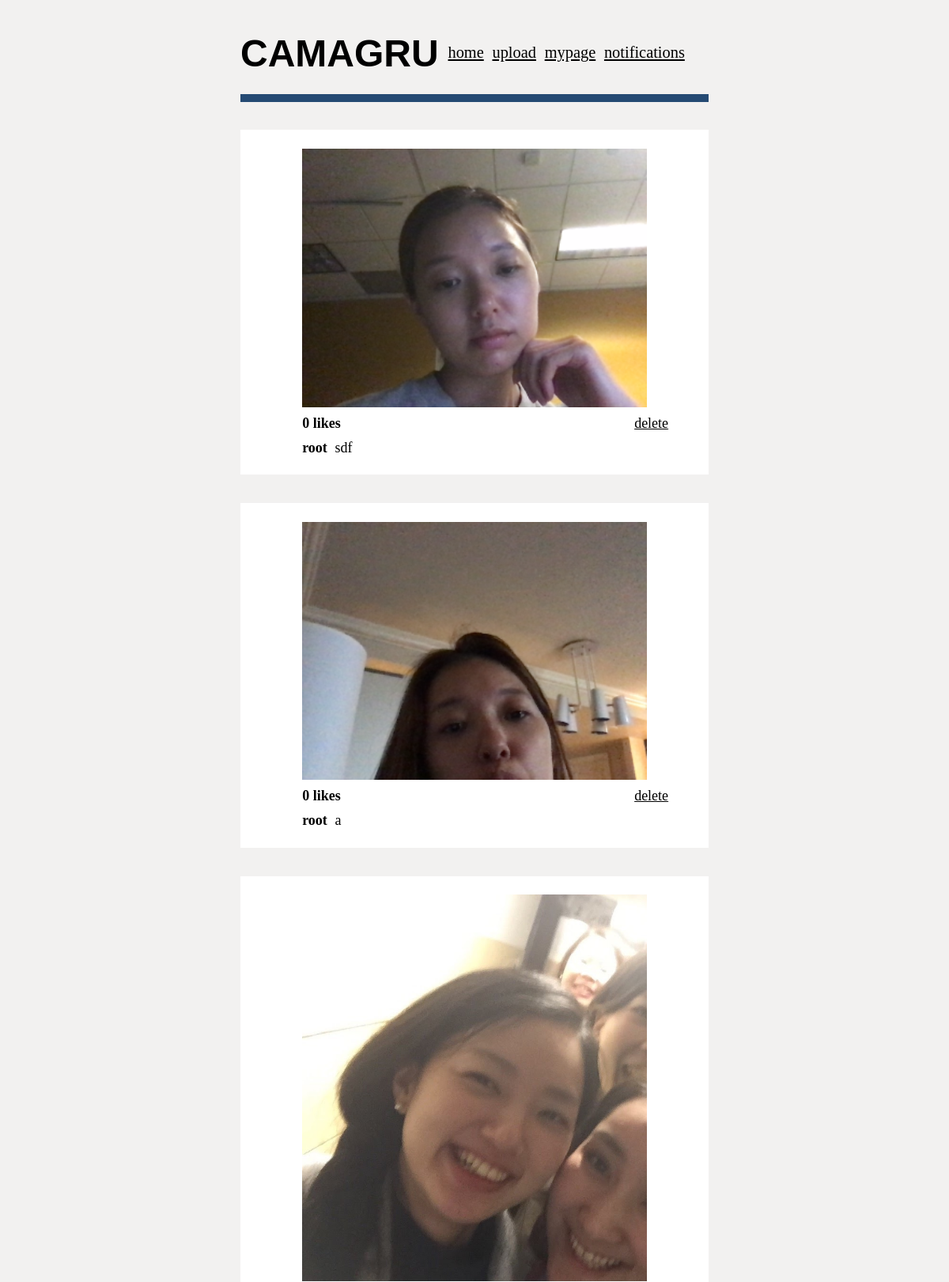
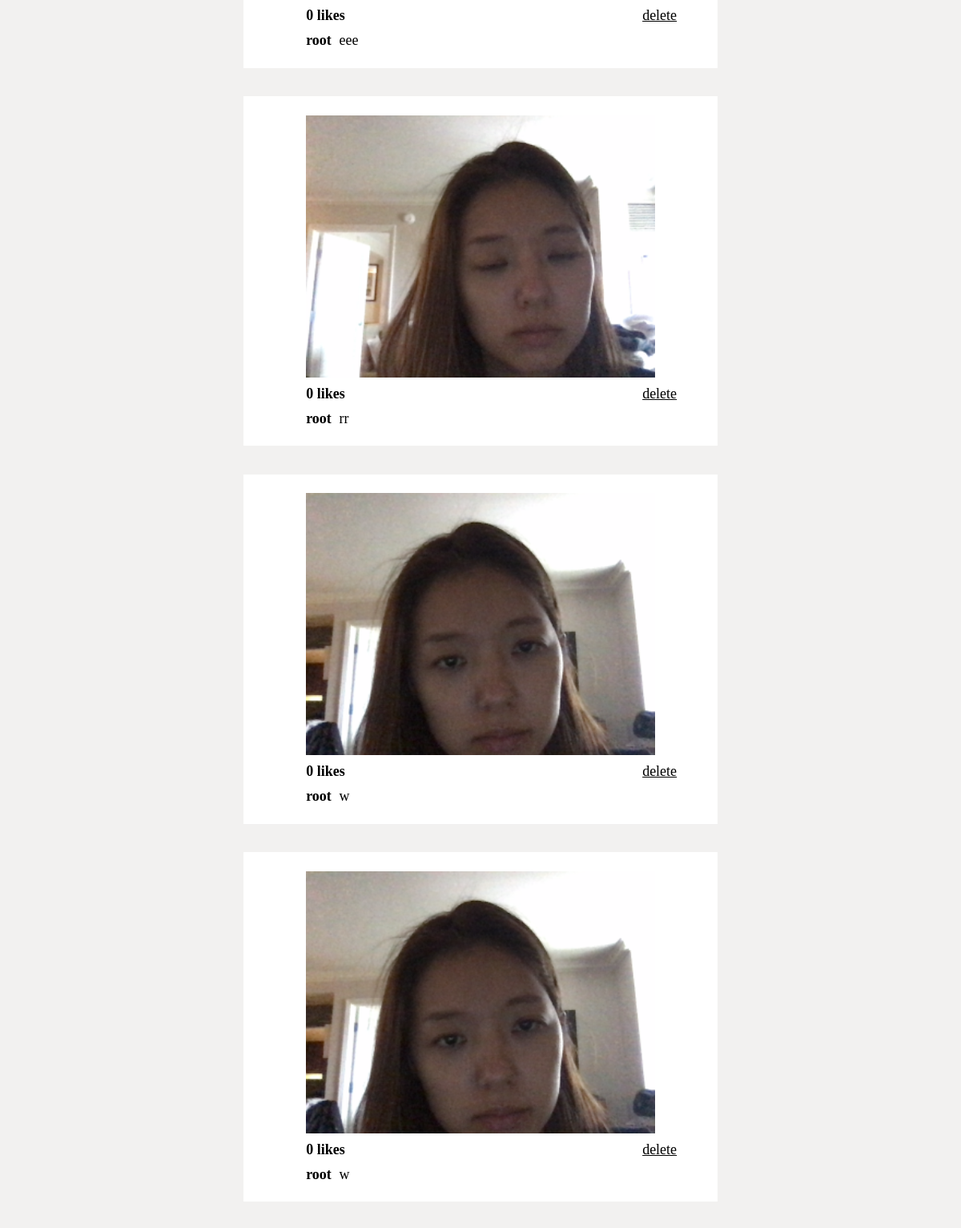
The page /mypage/?page=3 (signed in, upper part) on the database its author committed (2 pictures, top to bottom).
### blog/models.py (models this page shows, shortened)
class Image(models.Model):
    image = models.ImageField(upload_to='images/')
    user = models.ForeignKey(User, on_delete=models.CASCADE)
    uploaded_at = models.DateTimeField(auto_now_add=True)
    num_likes = models.IntegerField(default=0)
    caption = models.CharField(max_length=100, null=True)
    likes = models.ManyToManyField(User, related_name='likes', blank=True)

### blog/views.py (the view)
# urls.py: path('mypage/', views.mypage, name='mypage'),
@login_required
def mypage(request):
    image_list = Image.objects.filter(user=request.user).order_by('-uploaded_at')
    paginator = Paginator(image_list, 10)
    page = request.GET.get('page')
    images = paginator.get_page(page)
    return render(request, 'mypage.html', {'images': images})

### blog/templates/mypage.html (shortened to what this page needs)
{% extends 'base.html' %}
{% load static %}
{% block stylesheet %}<link rel="stylesheet" href="{% static 'css/home.css' %}">{% endblock %}
{% block content %}
<center>
    {% if user.is_authenticated %}
        {% for img in images %}
        <div class='post'>
            <div><img id="photo" src="{{ img.image.url }}" alt="image"></div>
            <div class='likedelete'>
                <div id='likes'>{{ img.num_likes }} likes</div>
                <div id='delete'><a href="{% url 'delete' img.pk %}">delete</a></div>
            </div>
            <div class='captioncorner'>
                <div id='user'>{{ img.user }}</div>
                <div id='caption'>{{ img.caption }}</div>
            </div>
        </div>
        {% endfor %}
    {% endif %}
</center>
{% endblock %}

### blog/static/css/base.css (style rules this page uses)
body { background-color: rgb(242, 241, 240); }
a:link { display: flex; justify-content: center; color: black; }

### blog/static/css/home.css (style rules this page uses)
.post { display: flex; flex-direction: column; justify-content: center; background-color: white; padding: 2%; margin: 3%; margin-inline-start: 25%; margin-inline-end: 25%; }
#photo { display: flex; justify-content: center; width: 80%; height: 80%; }
.captioncorner { display: flex; flex-direction: row; justify-content: left; margin-top: 10px; margin-inline-start: 10%; font-size: 1.5vw; }
#user { font-weight: bold; }
#caption { display: flex; margin-inline-start: 2%; }
.likedelete { display: flex; flex-direction: row; justify-content: space-between; margin-top: 10px; margin-inline-start: 10%; margin-inline-end:5%; font-size: 1.5vw; }
#likes { font-weight: bold; }
#delete { display: flex; }

### rows shown on the page
Image: image (picture), num_likes "0", user "root", caption "sdf"
Image: image (picture), num_likes "0", user "root", caption "a"
Image: image (picture), num_likes "0", user "root", caption "eee"
Image: image (picture), num_likes "0", user "root", caption "rr"
Image: image (picture), num_likes "0", user "root", caption "w"
Image: image (picture), num_likes "0", user "root", caption "w"
